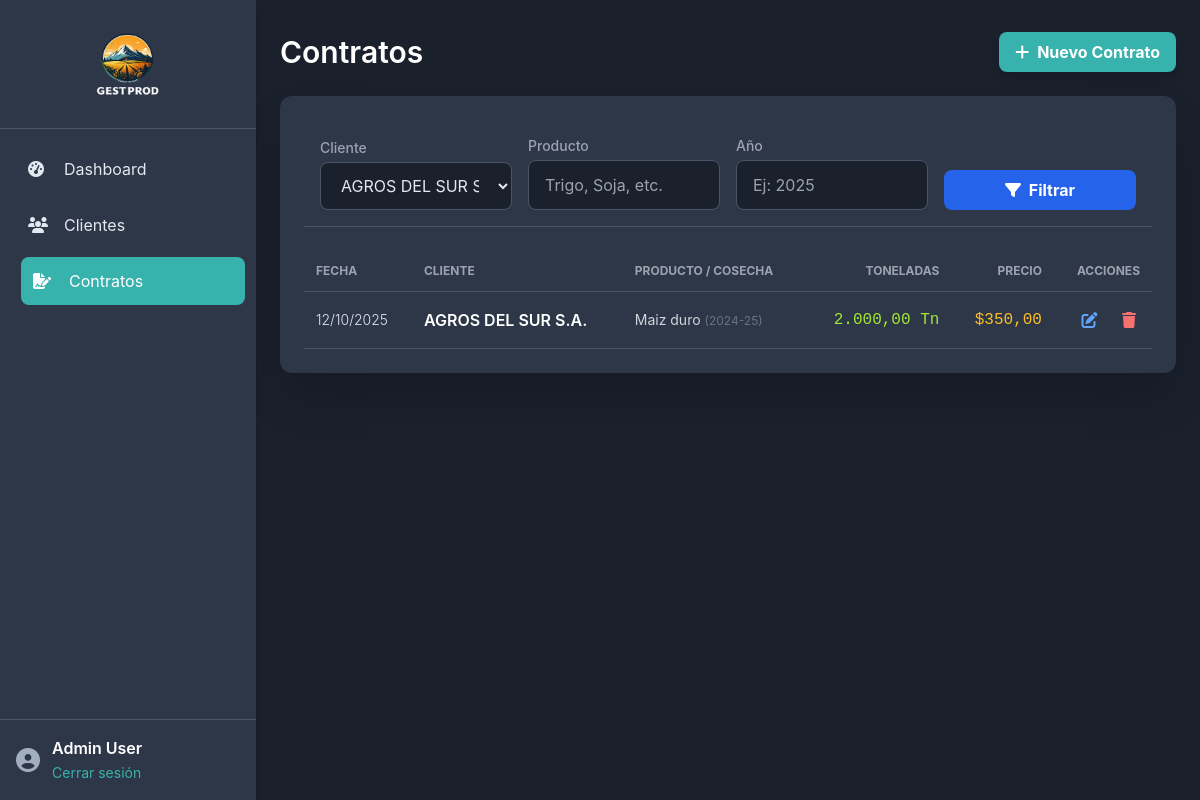
The page /contratos.php?filtro_cliente=2 (signed in) on the database its author committed.
### tables this page shows
CREATE TABLE `contratos` (
  `id` int(11) NOT NULL AUTO_INCREMENT,
  `cliente_id` int(11) NOT NULL,
  `fecha_contrato` date NOT NULL,
  `producto` varchar(100) NOT NULL,
  `cosecha` varchar(50) NOT NULL,
  `toneladas` decimal(10,2) NOT NULL,
  `precio` decimal(10,2) NOT NULL,
  `lugar_entrega` varchar(255) NOT NULL,
  `fecha_entrega` varchar(100) NOT NULL,
  `año` int(4) NOT NULL,
  PRIMARY KEY (`id`),
  KEY `cliente_id` (`cliente_id`),
  CONSTRAINT `contratos_ibfk_1` FOREIGN KEY (`cliente_id`) REFERENCES `clientes` (`id`) ON DELETE CASCADE
);

CREATE TABLE `clientes` (
  `id` int(11) NOT NULL AUTO_INCREMENT,
  `cuit` varchar(20) NOT NULL,
  `razon_social` varchar(255) NOT NULL,
  `nombre_fantasia` varchar(255) DEFAULT NULL,
  `tipo_cliente` varchar(50) DEFAULT NULL,
  `email` varchar(255) DEFAULT NULL,
  `telefono` varchar(50) DEFAULT NULL,
  `direccion` varchar(255) DEFAULT NULL,
  `localidad` varchar(100) DEFAULT NULL,
  `provincia` varchar(100) DEFAULT NULL,
  `contacto_nombre` varchar(255) DEFAULT NULL,
  `contacto_puesto` varchar(100) DEFAULT NULL,
  PRIMARY KEY (`id`),
  UNIQUE KEY `cuit` (`cuit`)
);

### contratos.php (the view, shortened to what this page needs)
<?php
include 'header.php';
try {
    $clientes_stmt = $pdo->query("SELECT id, razon_social FROM clientes ORDER BY razon_social");
    $lista_clientes = $clientes_stmt->fetchAll();
} catch (PDOException $e) {
    die("Error al obtener la lista de clientes: " . $e->getMessage());
}
$filtro_cliente = $_GET['filtro_cliente'] ?? '';
$filtro_producto = $_GET['filtro_producto'] ?? '';
$filtro_anio = $_GET['filtro_anio'] ?? '';
$whereClauses = [];
$params = [];
if (!empty($filtro_cliente)) {
    $whereClauses[] = "con.cliente_id = ?";
    $params[] = $filtro_cliente;
}
$whereSql = count($whereClauses) > 0 ? 'WHERE ' . implode(' AND ', $whereClauses) : '';
$sql = "SELECT con.*, cli.razon_social FROM contratos con JOIN clientes cli ON con.cliente_id = cli.id $whereSql ORDER BY con.fecha_contrato DESC";
$stmt = $pdo->prepare($sql);
$stmt->execute($params);
$contratos = $stmt->fetchAll();
?>
<div class="flex justify-between items-center mb-6">
    <h1 class="text-3xl font-semibold text-white">Contratos</h1>
    <button onclick="openModal()" class="bg-[var(--accent-color)] hover:bg-[var(--accent-color-hover)] text-white font-bold py-2 px-4 rounded-lg flex items-center shadow-lg transform transition duration-150 hover:scale-105">
        <i class="fas fa-plus mr-2"></i> Nuevo Contrato
    </button>
</div>
<div class="bg-[var(--bg-dark-2)] p-6 rounded-xl shadow-2xl">
    <form method="GET" action="contratos.php" class="grid grid-cols-1 md:grid-cols-4 gap-4 mb-6 items-end p-4 border-b border-[var(--border-color)]">
        <div>
            <label class="block text-sm font-medium text-gray-400">Cliente</label>
            <select name="filtro_cliente" class="w-full input-style mt-1">
                <?php foreach($lista_clientes as $cliente_item): ?>
                    <option value="<?= $cliente_item['id'] ?>" <?= $filtro_cliente == $cliente_item['id'] ? 'selected' : '' ?>><?= htmlspecialchars($cliente_item['razon_social']) ?></option>
                <?php endforeach; ?>
            </select>
        </div>
        <div>
            <label class="block text-sm font-medium text-gray-400">Producto</label>
            <input type="text" name="filtro_producto" value="<?= htmlspecialchars($filtro_producto) ?>" class="w-full input-style mt-1" placeholder="Trigo, Soja, etc.">
        </div>
        <div>
            <label class="block text-sm font-medium text-gray-400">Año</label>
            <input type="number" name="filtro_anio" value="<?= htmlspecialchars($filtro_anio) ?>" class="w-full input-style mt-1" placeholder="Ej: 2025">
        </div>
        <div>
            <button type="submit" class="w-full bg-blue-600 hover:bg-blue-500 text-white font-bold py-2 px-4 rounded-lg transform transition duration-150 hover:scale-[1.02]">
                <i class="fas fa-filter mr-1"></i> Filtrar
            </button>
        </div>
    </form>
    <div class="overflow-x-auto">
         <?php if (empty($contratos)): ?>
             <div class="p-6 text-center text-gray-500 border border-dashed border-[var(--border-color)] rounded-lg">
                 <i class="fas fa-box-open text-4xl mb-3"></i>
                 <p>No se encontraron contratos con los filtros aplicados. ¡Crea uno nuevo!</p>
             </div>
         <?php else: ?>
             <table class="w-full text-left table-auto">
                 <thead>
                     <tr class="border-b border-[var(--border-color)] uppercase text-gray-400 text-xs">
                         <th class="p-3">Fecha</th>
                         <th class="p-3">Cliente</th>
                         <th class="p-3">Producto / Cosecha</th>
                         <th class="p-3 text-right">Toneladas</th>
                         <th class="p-3 text-right">Precio</th>
                         <th class="p-3 text-right">Acciones</th>
                     </tr>
                 </thead>
                 <tbody>
                     <?php foreach ($contratos as $contrato): ?>
                         <tr class="border-b border-[var(--border-color)] hover:bg-[var(--bg-dark)] transition duration-100">
                             <td class="p-3 text-sm font-light"><?= date("d/m/Y", strtotime($contrato['fecha_contrato'])) ?></td>
                             <td class="p-3 font-semibold text-white"><?= htmlspecialchars($contrato['razon_social']) ?></td>
                             <td class="p-3 text-sm text-gray-300"><?= htmlspecialchars($contrato['producto']) ?> <span class="text-gray-500 text-xs">(<?= htmlspecialchars($contrato['cosecha']) ?>)</span></td>
                             <td class="p-3 text-right font-mono text-lime-400"><?= number_format($contrato['toneladas'], 2, ',', '.') ?> Tn</td>
                             <td class="p-3 text-right font-mono text-amber-400">$<?= number_format($contrato['precio'], 2, ',', '.') ?></td>
                             <td class="p-3 text-right whitespace-nowrap">
                                 <button title="Editar Contrato" onclick='openModal(<?= json_encode($contrato) ?>)' class="text-blue-400 hover:text-blue-300 mr-3 p-1 transition duration-150 hover:scale-110">
                                     <i class="fas fa-edit"></i>
                                 </button>
                                 <button title="Eliminar Contrato" onclick='showDeleteModal(<?= $contrato['id'] ?>)' class="text-red-400 hover:text-red-300 p-1 transition duration-150 hover:scale-110">
                                     <i class="fas fa-trash"></i>
                                 </button>
                             </td>
                         </tr>
                     <?php endforeach; ?>
                 </tbody>
             </table>
         <?php endif; ?>
     </div>
</div>
<?php include 'footer.php'; ?>

### header.php (style rules this page uses)
:root { --bg-dark: #1a202c; --bg-dark-2: #2d3748; --text-light: #e2e8f0; --text-gray: #a0aec0; --border-color: #4a5568; --accent-color: #38b2ac; --accent-color-hover: #319795; }
body { background-color: var(--bg-dark); color: var(--text-light); -webkit-font-smoothing: antialiased; -moz-osx-font-smoothing: grayscale; font-family: 'Inter', sans-serif; }

### contratos.php (style rules this page uses)
.input-style { background-color: var(--bg-dark); border: 1px solid var(--border-color); border-radius: 0.5rem; padding: 0.75rem 1rem; color: var(--text-light); transition: border-color 0.2s, box-shadow 0.2s; }
body { -webkit-font-smoothing: antialiased; -moz-osx-font-smoothing: grayscale; font-family: "Inter", system-ui, -apple-system, BlinkMacSystemFont, "Segoe UI", Roboto, "Helvetica Neue", Arial, "Noto Sans", sans-serif; }

### rows shown on the page
contratos: fecha_contrato "12/10/2025", cliente.razon_social "AGROS DEL SUR S.A.", producto "Maiz duro", cosecha "2024-25", toneladas "2.000,00", precio "350,00"

### other values the page prints
$_SESSION['user_name'] "Admin User"
form field filtro_cliente "AGROS DEL SUR S.A."
